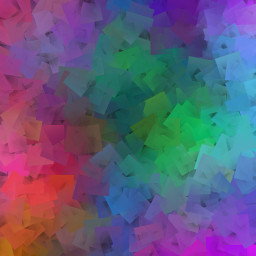
//> input picture DCA0445/src/tiltshift/blend1.jpg, 256 x 256 px
$ ./tiltshift blend1.jpg   (built with g++ and OpenCV 4)
//> lines starting //> are read from the running program, lines starting //| are printed output that depends on the picture
#include <iostream>
#include <opencv2/opencv.hpp>
#include <cmath>

using namespace cv;
using namespace std;

double alturaRegiaoCentral;
double forcaDecaimento;
double posicaoVerticalCentro;
double alfa;

int sliderAlturaRegiaoCentral;
int sliderAlturaRegiaoCentralMax ;
int sliderForcaDecaimento;
int sliderForcaDecaimentoMax;
int sliderPosicaoVerticalCentro;
int sliderPosicaoVerticalCentroMax;

Mat imagem, imagemBorrada, imagemFinal;
char nomeTrackbar[50];

/* Faz o borramento da imagem utilizando filtro da média. */
void borrarImagem()
{
    blur(imagem, imagemBorrada, Size(3, 3), Point(-1,-1));
    blur(imagemBorrada, imagemBorrada, Size(3, 3), Point(-1,-1));
    blur(imagemBorrada, imagemBorrada, Size(3, 3), Point(-1,-1));
    blur(imagemBorrada, imagemBorrada, Size(3, 3), Point(-1,-1));
    blur(imagemBorrada, imagemBorrada, Size(3, 3), Point(-1,-1));
    blur(imagemBorrada, imagemBorrada, Size(3, 3), Point(-1,-1));
}

/* Aumenta a saturação do quadro atual. */
void aumentarSaturacao()
{
    Mat imagemHSV;
    Mat hsv[3];

    cvtColor(imagemFinal, imagemHSV, COLOR_BGR2HSV);

    split(imagemHSV, hsv);
    hsv[1] = hsv[1] * 1.6;

    merge(hsv, 3, imagemHSV);

    cvtColor(imagemHSV, imagemFinal, COLOR_HSV2BGR);
}

/* Calcula a imagem final a partir da imagem original e de sua versão borrada,
com as devidas ponderações escolhidas pelo usuário. */
void calcularImagemFinal()
{
    double xDeslocado;

    for(int i = 0; i < imagem.rows; i++)
    {
        xDeslocado = i - (posicaoVerticalCentro + alturaRegiaoCentral/2.0);

        alfa = 0.5 * (tanh((xDeslocado + alturaRegiaoCentral/2)/forcaDecaimento)
            - tanh((xDeslocado - alturaRegiaoCentral/2)/forcaDecaimento));

        for(int j = 0; j < imagem.cols; j++)
        {
            imagemFinal.at<Vec3b>(i, j) = alfa * imagem.at<Vec3b>(i, j)
                + (1-alfa)*imagemBorrada.at<Vec3b>(i, j);
        }
    }
}

void alterarSliderAlturaRegiaoCentral(int, void*)
{
    alturaRegiaoCentral = sliderAlturaRegiaoCentral;
    calcularImagemFinal();
    aumentarSaturacao();
    imshow("resultado", imagemFinal);
}

void alterarSliderForcaDecaimento(int, void*)
{
    forcaDecaimento = sliderForcaDecaimento;
    if(forcaDecaimento == 0)
    {
        forcaDecaimento = 1;
    }
    calcularImagemFinal();
    aumentarSaturacao();
    imshow("resultado", imagemFinal);
}

void alterarSliderPosicaoVerticalCentro(int, void*)
{
    posicaoVerticalCentro = sliderPosicaoVerticalCentro;
    calcularImagemFinal();
    aumentarSaturacao();
    imshow("resultado", imagemFinal);
}

int main(int argc, char* argv[]){

    /* Verifica o número de argumentos.  */
    if (argc != 2)
    {
        cout << "A lista de argumentos deve ser: "
        "./tiltshift <imagem>" << endl;
        return -1;
    }

    /* Checa se a imagem pode ser aberta. */
    imagem = imread(argv[1], CV_LOAD_IMAGE_COLOR);
//> imagem is the input picture: 256 rows x 256 cols, CV_8UC3; mean B, G, R 122.3, 90.9, 96.8

    if (!imagem.data)
    {
        cout << "A imagem não pode ser aberta." << endl;
        return -2;
    }

    imagemFinal = imagem.clone();
    namedWindow("resultado", 1);

    /* Primeiramente faz o borramento da imagem original. */
    borrarImagem();

    sliderAlturaRegiaoCentral = 1;
    sliderForcaDecaimento = 1;
    sliderPosicaoVerticalCentro = 1;

    sliderAlturaRegiaoCentralMax = imagemFinal.rows;
//> sliderAlturaRegiaoCentralMax = 256
    sliderPosicaoVerticalCentroMax = imagemFinal.rows;
//> sliderPosicaoVerticalCentroMax = 256
    sliderForcaDecaimentoMax = 100;

    /* Cria as barras de rolagem. */
    createTrackbar("Altura", "resultado",
        &sliderAlturaRegiaoCentral,
        sliderAlturaRegiaoCentralMax,
        alterarSliderAlturaRegiaoCentral);
    alterarSliderAlturaRegiaoCentral(sliderAlturaRegiaoCentral, 0);
//> in aumentarSaturacao, `cvtColor(imagemFinal, imagemHSV, COLOR_BGR2HSV);`: imagemHSV: 256 rows x 256 cols, CV_8UC3; mean H, S, V 110.9, 146.6, 146
//> in aumentarSaturacao, `split(imagemHSV, hsv);`:
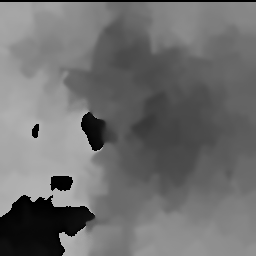
//> hsv[0]: 256 rows x 256 cols, CV_8UC1; min 0, max 179, mean 110.9
//> in aumentarSaturacao, `split(imagemHSV, hsv);`:
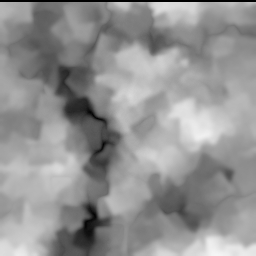
//> hsv[1]: 256 rows x 256 cols, CV_8UC1; min 0, max 245, mean 146.6
//> in aumentarSaturacao, `split(imagemHSV, hsv);`:
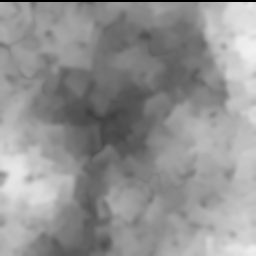
//> hsv[2]: 256 rows x 256 cols, CV_8UC1; min 0, max 241, mean 146
//> in aumentarSaturacao, `hsv[1] = hsv[1] * 1.6;`:
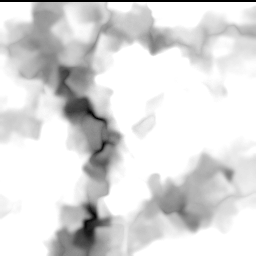
//> hsv[1]: 256 rows x 256 cols, CV_8UC1; min 0, max 255, mean 219.1
//> in aumentarSaturacao, `merge(hsv, 3, imagemHSV);`: imagemHSV: 256 rows x 256 cols, CV_8UC3; mean H, S, V 110.9, 219.1, 146
//> in aumentarSaturacao, `cvtColor(imagemHSV, imagemFinal, COLOR_HSV2BGR);`:
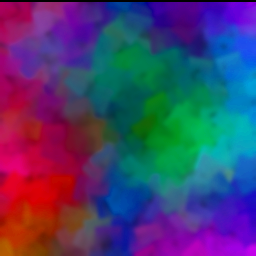
//> imagemFinal: 256 rows x 256 cols, CV_8UC3; mean B, G, R 110.1, 62, 70.9

    createTrackbar("Decaimento", "resultado",
        &sliderForcaDecaimento,
        sliderForcaDecaimentoMax,
        alterarSliderForcaDecaimento );
    alterarSliderForcaDecaimento(sliderForcaDecaimento, 0);
//> in aumentarSaturacao (call 2), `cvtColor(imagemFinal, imagemHSV, COLOR_BGR2HSV);`: imagemHSV: 256 rows x 256 cols, CV_8UC3; mean H, S, V 112, 147.9, 147.2
//> in aumentarSaturacao (call 2), `merge(hsv, 3, imagemHSV);`: imagemHSV: 256 rows x 256 cols, CV_8UC3; mean H, S, V 112, 221, 147.2

    createTrackbar( "Centro", "resultado",
        &sliderPosicaoVerticalCentro,
        sliderPosicaoVerticalCentroMax,
        alterarSliderPosicaoVerticalCentro );
    alterarSliderPosicaoVerticalCentro(sliderPosicaoVerticalCentro, 0);
//> in aumentarSaturacao (call 3), `cvtColor(imagemFinal, imagemHSV, COLOR_BGR2HSV);`: imagemHSV: 256 rows x 256 cols, CV_8UC3; mean H, S, V 112, 147.9, 147.2
//> in aumentarSaturacao (call 3), `split(imagemHSV, hsv);`:
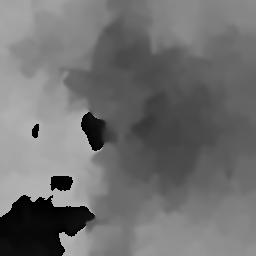
//> hsv[0]: 256 rows x 256 cols, CV_8UC1; min 0, max 179, mean 112
//> in aumentarSaturacao (call 3), `split(imagemHSV, hsv);`:
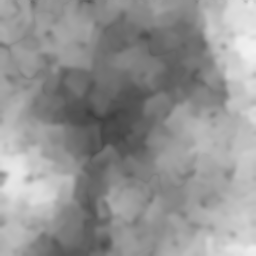
//> hsv[2]: 256 rows x 256 cols, CV_8UC1; min 63, max 241, mean 147.2
//> in aumentarSaturacao (call 3), `merge(hsv, 3, imagemHSV);`: imagemHSV: 256 rows x 256 cols, CV_8UC3; mean H, S, V 112, 221, 147.2

    /* Fecha o programa quando o usuário digita ESC. */
    while(1)
    {
      if(waitKey(30) >= 0)
//> the Esc key is pressed
      {
        break;
      }
    }

    /* Salva a imagem processada. */
    imwrite("saida.png", imagemFinal);


  return 0;
}

$ run again, on DCA0445/src/tiltshift/china-tilfshift.png
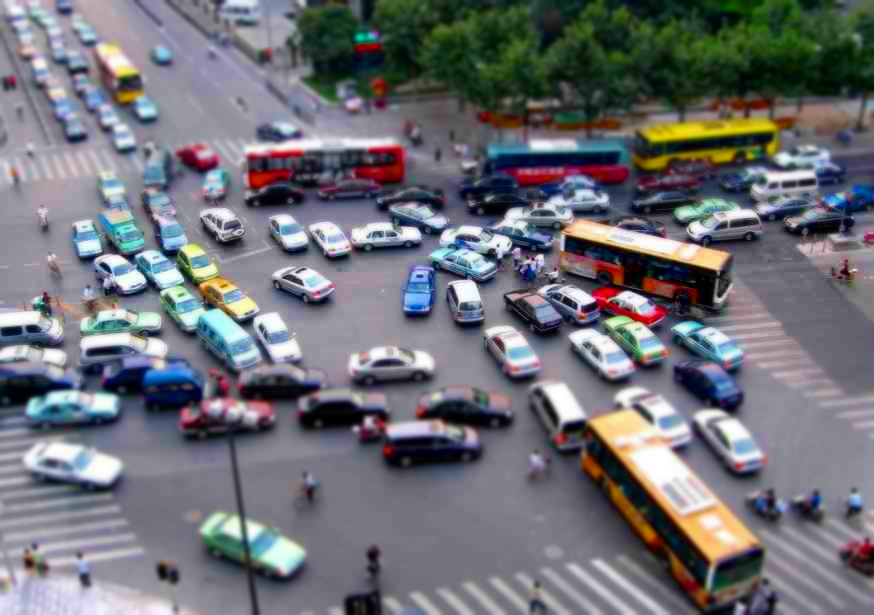
//> input picture DCA0445/src/tiltshift/china-tilfshift.png, 874 x 615 px
//> imagem is the input picture: 615 rows x 874 cols, CV_8UC3; mean B, G, R 118.1, 111.9, 110.5
//> in aumentarSaturacao (call 3), `split(imagemHSV, hsv);`:
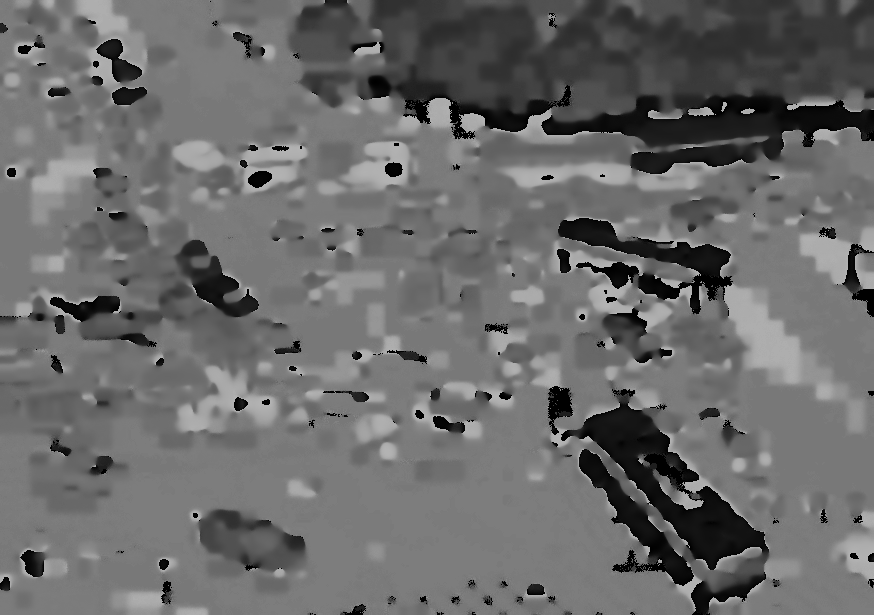
//> hsv[0]: 615 rows x 874 cols, CV_8UC1; min 0, max 179, mean 106.2
//> in aumentarSaturacao (call 3), `split(imagemHSV, hsv);`:
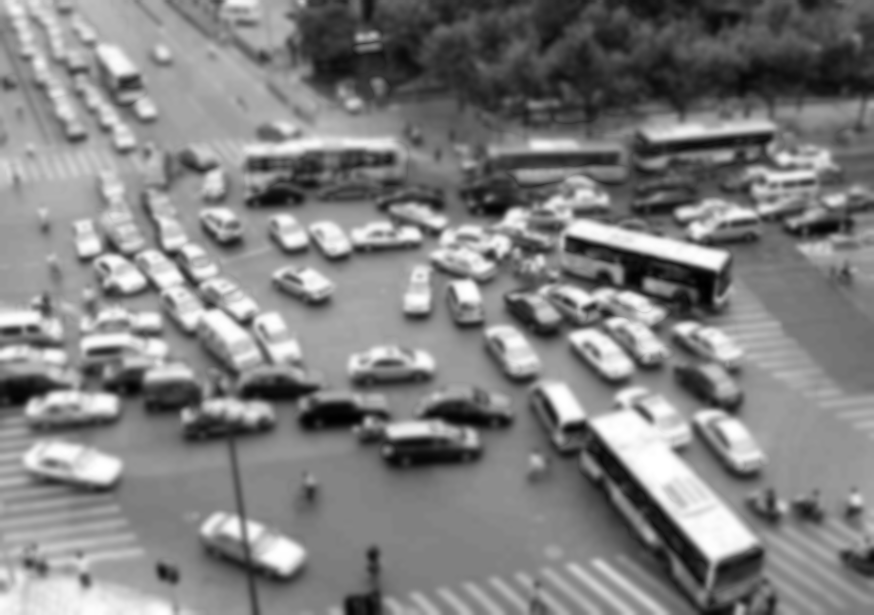
//> hsv[2]: 615 rows x 874 cols, CV_8UC1; min 0, max 255, mean 127.5
